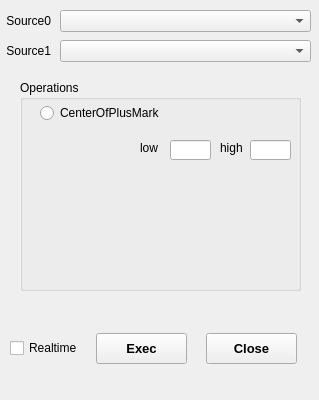
<?xml version="1.0" encoding="UTF-8"?>
<ui version="4.0">
 <class>DialogApplication</class>
 <widget class="QWidget" name="DialogApplication">
  <property name="geometry">
   <rect>
    <x>0</x>
    <y>0</y>
    <width>319</width>
    <height>400</height>
   </rect>
  </property>
  <property name="mouseTracking">
   <bool>false</bool>
  </property>
  <property name="tabletTracking">
   <bool>true</bool>
  </property>
  <property name="windowTitle">
   <string>Application</string>
  </property>
  <widget class="QPushButton" name="pushButtonClose">
   <property name="geometry">
    <rect>
     <x>206</x>
     <y>333</y>
     <width>91</width>
     <height>31</height>
    </rect>
   </property>
   <property name="font">
    <font>
     <family>Arial</family>
     <pointsize>10</pointsize>
     <weight>75</weight>
     <bold>true</bold>
    </font>
   </property>
   <property name="text">
    <string>Close</string>
   </property>
  </widget>
  <widget class="QPushButton" name="pushButtonExec">
   <property name="geometry">
    <rect>
     <x>96</x>
     <y>333</y>
     <width>91</width>
     <height>31</height>
    </rect>
   </property>
   <property name="font">
    <font>
     <family>Arial</family>
     <pointsize>10</pointsize>
     <weight>75</weight>
     <bold>true</bold>
    </font>
   </property>
   <property name="text">
    <string>Exec</string>
   </property>
  </widget>
  <widget class="QCheckBox" name="chkBoxRealtime">
   <property name="geometry">
    <rect>
     <x>10</x>
     <y>340</y>
     <width>71</width>
     <height>16</height>
    </rect>
   </property>
   <property name="text">
    <string>Realtime</string>
   </property>
  </widget>
  <widget class="QLabel" name="label_4">
   <property name="geometry">
    <rect>
     <x>0</x>
     <y>10</y>
     <width>51</width>
     <height>21</height>
    </rect>
   </property>
   <property name="text">
    <string>Source0</string>
   </property>
   <property name="alignment">
    <set>Qt::AlignRight|Qt::AlignTrailing|Qt::AlignVCenter</set>
   </property>
  </widget>
  <widget class="QComboBox" name="comboBoxSource0">
   <property name="geometry">
    <rect>
     <x>60</x>
     <y>10</y>
     <width>251</width>
     <height>22</height>
    </rect>
   </property>
  </widget>
  <widget class="QGroupBox" name="OperationsGroup">
   <property name="geometry">
    <rect>
     <x>20</x>
     <y>80</y>
     <width>281</width>
     <height>211</height>
    </rect>
   </property>
   <property name="title">
    <string>Operations</string>
   </property>
   <widget class="QRadioButton" name="radioButtonCenterOfPlusMark">
    <property name="geometry">
     <rect>
      <x>20</x>
      <y>25</y>
      <width>131</width>
      <height>16</height>
     </rect>
    </property>
    <property name="text">
     <string>CenterOfPlusMark</string>
    </property>
   </widget>
   <widget class="QLineEdit" name="editGeoHigh">
    <property name="geometry">
     <rect>
      <x>230</x>
      <y>60</y>
      <width>41</width>
      <height>20</height>
     </rect>
    </property>
   </widget>
   <widget class="QLineEdit" name="editGeoLow">
    <property name="geometry">
     <rect>
      <x>150</x>
      <y>60</y>
      <width>41</width>
      <height>20</height>
     </rect>
    </property>
   </widget>
   <widget class="QLabel" name="label_2">
    <property name="geometry">
     <rect>
      <x>200</x>
      <y>60</y>
      <width>31</width>
      <height>16</height>
     </rect>
    </property>
    <property name="text">
     <string>high</string>
    </property>
   </widget>
   <widget class="QLabel" name="label">
    <property name="geometry">
     <rect>
      <x>120</x>
      <y>60</y>
      <width>31</width>
      <height>16</height>
     </rect>
    </property>
    <property name="text">
     <string>low</string>
    </property>
   </widget>
  </widget>
  <widget class="QLabel" name="label_7">
   <property name="geometry">
    <rect>
     <x>0</x>
     <y>40</y>
     <width>51</width>
     <height>21</height>
    </rect>
   </property>
   <property name="text">
    <string>Source1</string>
   </property>
   <property name="alignment">
    <set>Qt::AlignRight|Qt::AlignTrailing|Qt::AlignVCenter</set>
   </property>
  </widget>
  <widget class="QComboBox" name="comboBoxSource1">
   <property name="geometry">
    <rect>
     <x>60</x>
     <y>40</y>
     <width>251</width>
     <height>22</height>
    </rect>
   </property>
  </widget>
 </widget>
 <resources/>
 <connections/>
</ui>
